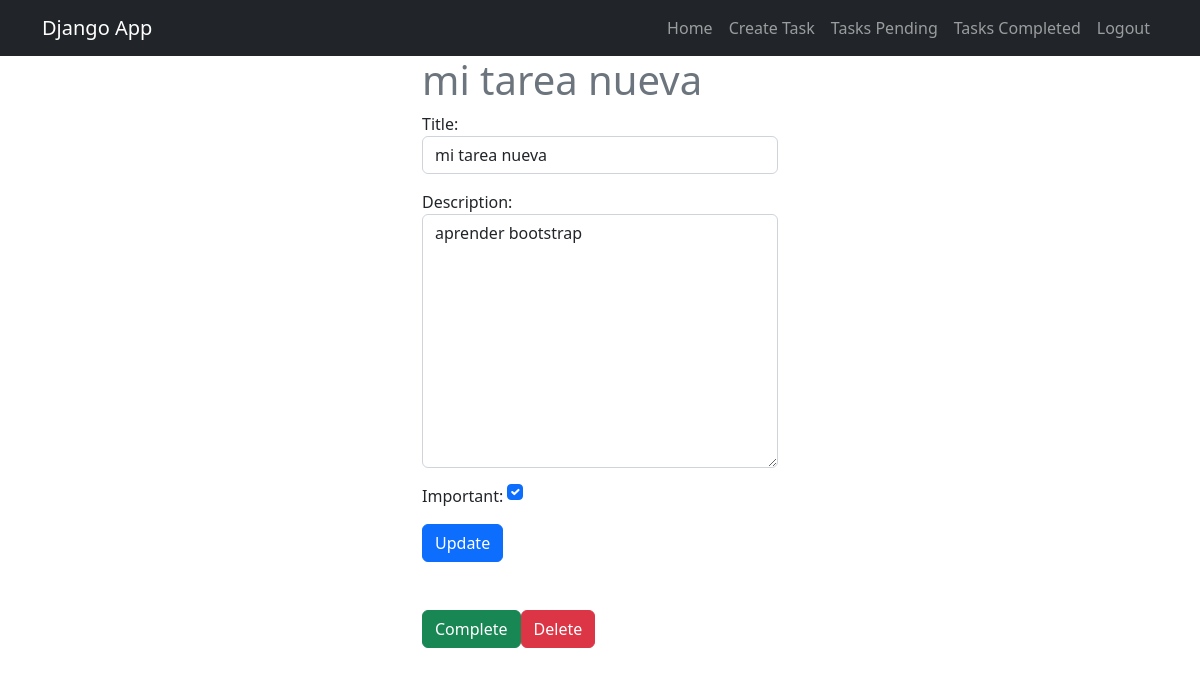
Screenshot of /tasks/9 (signed in) with the database file from the repository.
### tasks/models.py (models this page shows, shortened)
class Task(models.Model):
    title = models.CharField(max_length=100)
    description = models.TextField(blank=True)
    created = models.DateTimeField(auto_now_add=True)
    datecompleted = models.DateTimeField(null=True, blank=True) # Se le agrega blank para no ser dato requerido en el administrador
    important = models.BooleanField(default=False)
    user = models.ForeignKey(User, on_delete=models.CASCADE)

### tasks/views.py (the view, shortened to what this page needs)
# urls.py: path('tasks/<int:task_id>',views.task_detail, name='task_detail'),
@login_required
def task_detail(request, task_id):
    if request.method == 'GET':
        task = get_object_or_404(Task, pk=task_id, user=request.user)
        form = TaskForm(instance=task)
        return render(request,'task_detail.html', {'task': task, 'form': form})

### tasks/forms.py
class TaskForm(forms.ModelForm):
    class Meta:
        model = Task
        fields = ['title', 'description', 'important'] # Se especifican los campos que se van a usar
        widgets = {
            'title': forms.TextInput(attrs={'class': 'form-control', 'placeholder': 'Write a title'}),
            'description': forms.Textarea(attrs={'class': 'form-control', 'placeholder': 'Write a description'}),
            'important': forms.CheckboxInput(attrs={'class': 'form-check-input m-auto'}),
        }

### tasks/templates/task_detail.html (shortened to what this page needs)
{% extends 'base.html' %}
{% block content %}
<main class="container">
    <div class="row">
        <div class="col-md-4 offset-md-4">
            <h1 class="text-secondary">{{task.title}}</h1>
            <form method="POST">
                {{form.as_p}}
                <button class="btn btn-primary">Update</button>
            </form>
            <div class="mt-5 d-flex">
                <form action="{% url 'complete_task' task.id %}" method="POST">
                    <button class="btn btn-success">Complete</button>
                </form>
                <form action="{% url 'delete_task' task.id %}" method="POST">
                    <button class="btn btn-danger">Delete</button>
                </form>
            </div>
        </div>
    </div>
</main>
{% endblock %}

### rows the page displays
Task: title "mi tarea nueva", description "aprender bootstrap", important "☑"
